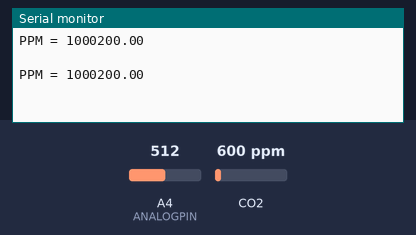
A sketch run on a simulated Arduino Uno, built with avr-gcc and run on an emulated ATmega328P. Shown: the last lines printed to the serial monitor. The inputs (shaded band) are chosen by the test bench; at power-on: CO2 600 ppm, A4 (ANALOGPIN) = 512.

Above: at 5.8 s.
5.9 s: CO2 set to 452 ppm
At 10.6 s:
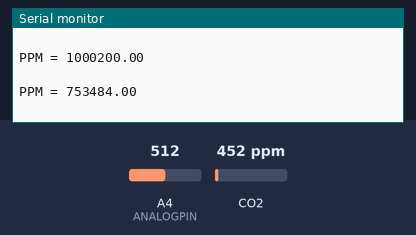
11.9 s: CO2 set to 1050 ppm
At 15.7 s:
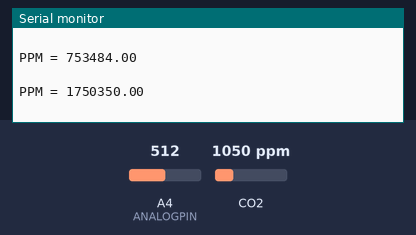
Timing chart, 0 to 17.2 s (numbered marks = the images above; inputs shaded):
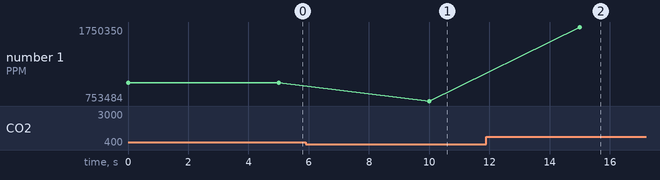

The sketch:

Uno_MQ135_10Aug2017.ino
```cpp
#include "MQ135.h"
#define ANALOGPIN A4

MQ135 gasSensor = MQ135(ANALOGPIN);


int mq135;


void setup()
{
  Serial.begin(115200);      // sets the serial port to 115200
}

void loop()
{
  mq135 = analogRead(4);       // read analog input pin 4


  //Serial.print("reading = ");
  //Serial.println(mq135, DEC);  // prints the value read

  float rzero = gasSensor.getRZero(); //this to get the rzero value
  float ppm = gasSensor.getPPM(); // this to get ppm value


  //Serial.print("rzero = ");
  //Serial.println(rzero); // this to display the rzero value continuously, uncomment this to get ppm value

  Serial.print("PPM = ");
  Serial.println(ppm*1667); // this to display the ppm value continuously, uncomment this to get rzero value

  Serial.println(" ");

  delay(5000);                        // wait 6000ms for next reading


}
```

Measured:
- after the input at 5.9 s, the serial monitor: prints a new line after 4.1 s (image 1)
- after the input at 11.9 s, the serial monitor: prints a new line after 3.1 s (image 2)
- plotted number 1: 1000200 → 753484 after the input at 5.9 s, 753484 → 1750350 after the input at 11.9 s
